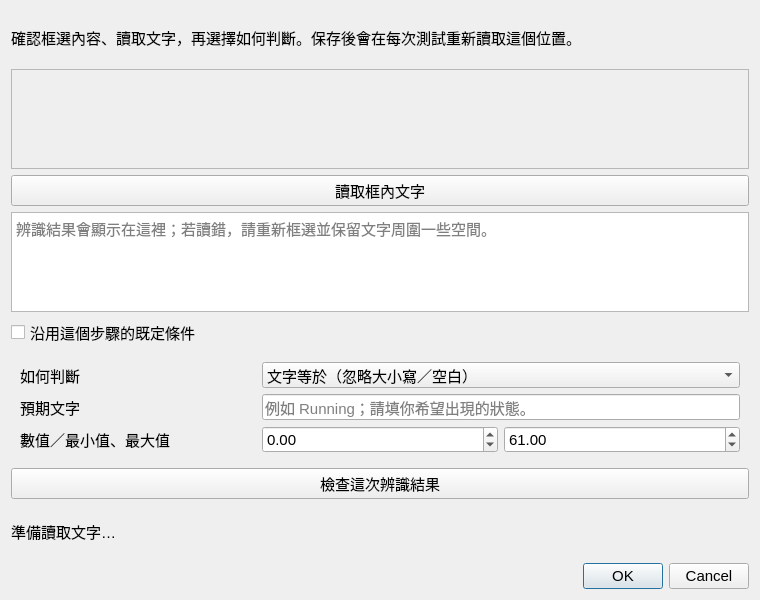
<?xml version="1.0" encoding="UTF-8"?>
<ui version="4.0"><class>TextCheck</class><widget class="QDialog" name="TextCheck">
 <property name="geometry"><rect><x>0</x><y>0</y><width>760</width><height>600</height></rect></property>
 <property name="windowTitle"><string>框選文字：辨識與判定</string></property>
 <property name="font"><font><family>Microsoft JhengHei UI</family><pointsize>11</pointsize></font></property>
 <layout class="QVBoxLayout" name="layout">
  <item><widget class="QLabel" name="hintLabel"><property name="text"><string>確認框選內容、讀取文字，再選擇如何判斷。保存後會在每次測試重新讀取這個位置。</string></property><property name="wordWrap"><bool>true</bool></property></widget></item>
  <item><widget class="QLabel" name="imageLabel"><property name="minimumSize"><size><width>400</width><height>100</height></size></property><property name="maximumSize"><size><width>16777215</width><height>180</height></size></property><property name="alignment"><set>Qt::AlignCenter</set></property><property name="frameShape"><enum>QFrame::StyledPanel</enum></property></widget></item>
  <item><widget class="QPushButton" name="readButton"><property name="text"><string>讀取框內文字</string></property></widget></item>
  <item><widget class="QPlainTextEdit" name="recognizedEdit"><property name="readOnly"><bool>true</bool></property><property name="maximumSize"><size><width>16777215</width><height>100</height></size></property><property name="placeholderText"><string>辨識結果會顯示在這裡；若讀錯，請重新框選並保留文字周圍一些空間。</string></property></widget></item>
  <item><widget class="QCheckBox" name="presetCheck"><property name="text"><string>沿用這個步驟的既定條件</string></property></widget></item>
  <item><widget class="QWidget" name="customWidget"><layout class="QGridLayout" name="customLayout">
   <item row="0" column="0"><widget class="QLabel" name="kindLabel"><property name="text"><string>如何判斷</string></property></widget></item>
   <item row="0" column="1" colspan="2"><widget class="QComboBox" name="kindCombo"><item><property name="text"><string>文字等於（忽略大小寫／空白）</string></property></item><item><property name="text"><string>包含這段文字</string></property></item><item><property name="text"><string>數字大於</string></property></item><item><property name="text"><string>數字介於範圍內</string></property></item></widget></item>
   <item row="1" column="0"><widget class="QLabel" name="expectedLabel"><property name="text"><string>預期文字</string></property></widget></item>
   <item row="1" column="1" colspan="2"><widget class="QLineEdit" name="expectedEdit"><property name="placeholderText"><string>例如 Running；請填你希望出現的狀態。</string></property></widget></item>
   <item row="2" column="0"><widget class="QLabel" name="numberLabel"><property name="text"><string>數值／最小值、最大值</string></property></widget></item>
   <item row="2" column="1"><widget class="QDoubleSpinBox" name="minimumSpin"><property name="minimum"><double>-1000000000.000000000000000</double></property><property name="maximum"><double>1000000000.000000000000000</double></property></widget></item>
   <item row="2" column="2"><widget class="QDoubleSpinBox" name="maximumSpin"><property name="minimum"><double>-1000000000.000000000000000</double></property><property name="maximum"><double>1000000000.000000000000000</double></property><property name="value"><double>61.000000000000000</double></property></widget></item>
  </layout></widget></item>
  <item><widget class="QPushButton" name="checkButton"><property name="text"><string>檢查這次辨識結果</string></property></widget></item>
  <item><widget class="QLabel" name="resultLabel"><property name="text"><string>準備讀取文字…</string></property><property name="wordWrap"><bool>true</bool></property></widget></item>
  <item><widget class="QDialogButtonBox" name="buttonBox"><property name="standardButtons"><set>QDialogButtonBox::Cancel|QDialogButtonBox::Ok</set></property></widget></item>
 </layout>
</widget><resources/><connections/></ui>
